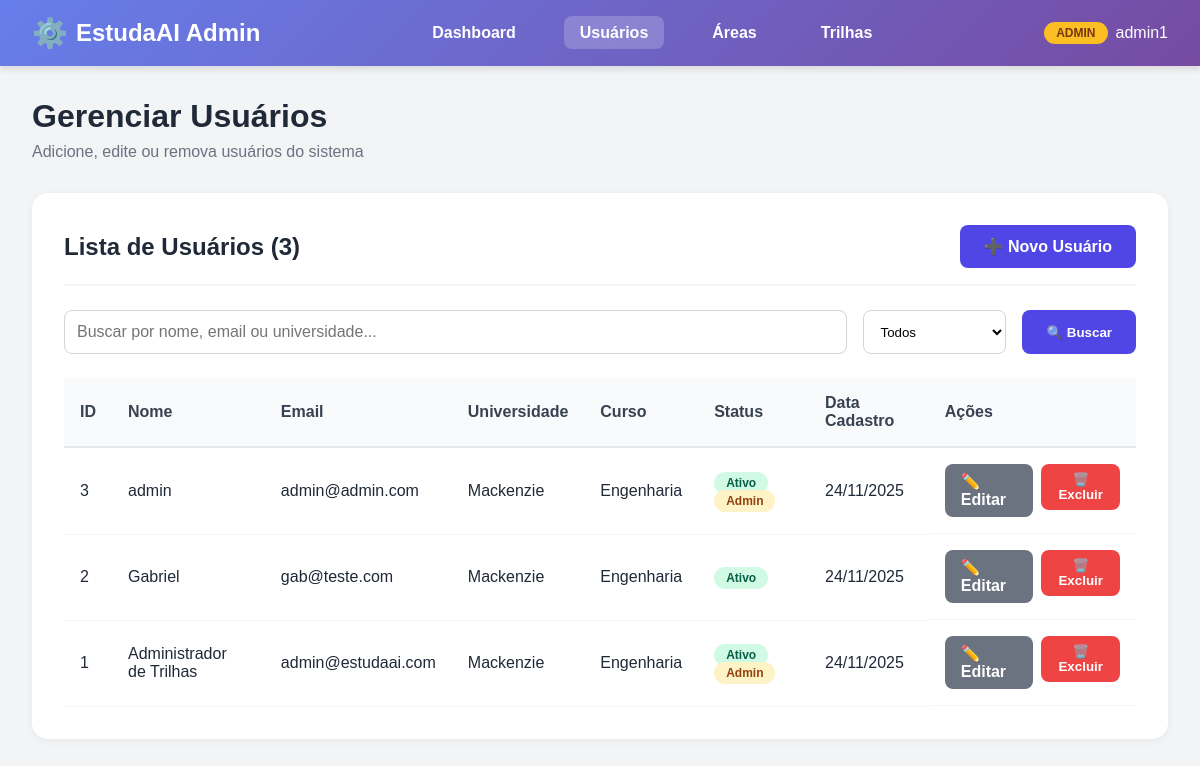
The page /usuarios/admin-panel/usuarios/ (signed in) on the database its author committed.
### usuarios/models.py (models this page shows, shortened)
class Usuario(AbstractUser):  # criação de uma classe usuário
    nome = models.CharField(max_length=100)  # Nome completo do usuário
    email = models.EmailField(unique=True)  # Email único no sistema
    universidade = models.CharField(max_length=255)  # Nome da universidade
    curso = models.CharField(max_length=255)  # Nome do curso
    ano_formatura = models.IntegerField(
        null=True,
        blank=True,  # Permite valores vazios
        validators=[
            MinValueValidator(2000),
            MaxValueValidator(2060),
        ],  # Entre 2000 e 2060
    )
    idade = models.IntegerField(
        null=True,
        blank=True,  # Permite valores vazios
        validators=[MinValueValidator(8), MaxValueValidator(100)],  # Entre 8 e 100 anos
    )
    REQUIRED_FIELDS = [
        "nome",
        "email",
        "universidade",
        "curso",
        "ano_formatura",
        "idade",
    ]

### usuarios/views.py (the view, shortened to what this page needs)
@login_required(login_url="login")
@user_passes_test(user_is_staff, login_url="dashboard")
def admin_usuarios_list(request):
    usuarios = Usuario.objects.all().order_by("-date_joined")
    query = request.GET.get("q")
    filtro = request.GET.get("filtro")
    if filtro == "ativos":
        usuarios = usuarios.filter(is_active=True)
    elif filtro == "inativos":
        usuarios = usuarios.filter(is_active=False)
    elif filtro == "staff":
        usuarios = usuarios.filter(is_staff=True)
    paginator = Paginator(usuarios, 15)  # 15 por página
    page_number = request.GET.get("page")
    page_obj = paginator.get_page(page_number)
    return render(request, "usuarios/admin/usuarios_list.html", {"page_obj": page_obj})

### usuarios/views.py (called while the page is built)
def user_is_staff(user):
    return user.is_staff

### usuarios/templates/usuarios/admin/usuarios_list.html (shortened to what this page needs)
{% load static %}
<!DOCTYPE html>
<html lang="pt-BR">
<head>
    <link rel="stylesheet" href="{% static 'usuarios/admin-style.css' %}">
</head>
<body>
    <header class="admin-navbar">
        <nav class="admin-nav-container">
            <a href="{% url 'admin_dashboard' %}" class="admin-logo">EstudaAI Admin</a>
            <ul class="admin-menu">
                <li><a href="{% url 'admin_dashboard' %}">Dashboard</a></li>
                <li><a href="{% url 'admin_usuarios_list' %}" class="active">Usuários</a></li>
                <li><a href="{% url 'admin_areas_list' %}">Áreas</a></li>
                <li><a href="{% url 'admin_trilhas_list' %}">Trilhas</a></li>
            </ul>
            <div class="admin-user-info">
                <span class="admin-badge">ADMIN</span>
                <span>{{ user.username }}</span>
            </div>
        </nav>
    </header>
    <main class="admin-container">
        <div class="admin-header">
            <h1 class="admin-title">Gerenciar Usuários</h1>
            <p class="admin-subtitle">Adicione, edite ou remova usuários do sistema</p>
        </div>
        <div class="admin-card">
            <div class="card-header">
                <h2 class="card-title">Lista de Usuários ({{ page_obj.paginator.count }})</h2>
                <a href="{% url 'admin_usuario_create' %}" class="btn-primary">➕ Novo Usuário</a>
            </div>
            <form method="GET" class="search-bar">
                <input
                    type="text"
                    name="q"
                    class="search-input"
                    placeholder="Buscar por nome, email ou universidade..."
                    value="{{ request.GET.q }}"
                >
                <select name="filtro" class="filter-select">
                    <option value="">Todos</option>
                </select>
                <button type="submit" class="btn-primary">🔍 Buscar</button>
            </form>
            <div class="table-container">
                <table class="admin-table">
                    <thead>
                        <tr>
                            <th>ID</th>
                            <th>Nome</th>
                            <th>Email</th>
                            <th>Universidade</th>
                            <th>Curso</th>
                            <th>Status</th>
                            <th>Data Cadastro</th>
                            <th>Ações</th>
                        </tr>
                    </thead>
                    <tbody>
                        {% for usuario in page_obj %}
                        <tr>
                            <td>{{ usuario.id }}</td>
                            <td>{{ usuario.nome }}</td>
                            <td>{{ usuario.email }}</td>
                            <td>{{ usuario.universidade }}</td>
                            <td>{{ usuario.curso }}</td>
                            <td>
                                {% if usuario.is_active %}
                                <span class="badge success">Ativo</span>
                                {% else %}
                                <span class="badge danger">Inativo</span>
                                {% endif %}
                                {% if usuario.is_staff %}
                                <span class="badge warning">Admin</span>
                                {% endif %}
                            </td>
                            <td>{{ usuario.date_joined|date:"d/m/Y" }}</td>
                            <td class="table-actions">
                                <a href="{% url 'admin_usuario_edit' usuario.id %}" class="btn-secondary">✏️ Editar</a>
                                <form method="POST" action="{% url 'admin_usuario_delete' usuario.id %}" style="display: inline;" onsubmit="return confirm('Tem certeza que deseja excluir este usuário?');">
                                    <button type="submit" class="btn-danger">🗑️ Excluir</button>
                                </form>
                            </td>
                        </tr>
                        {% endfor %}
                    </tbody>
                </table>
            </div>
        </div>
    </main>
</body>
</html>

### usuarios/static/usuarios/admin-style.css (style rules this page uses)
* { margin: 0; padding: 0; box-sizing: border-box; font-family: sans-serif; }
body { background-color: #f3f4f6; color: #1f2937; }
.admin-navbar { background: linear-gradient(135deg, #667eea 0%, #764ba2 100%); box-shadow: 0 4px 6px rgba(0,0,0,0.1); position: sticky; top: 0; z-index: 50; }
.admin-nav-container { max-width: 1400px; margin: 0 auto; padding: 1rem 2rem; display: flex; align-items: center; justify-content: space-between; }
.admin-logo { font-size: 1.5rem; font-weight: bold; color: white; text-decoration: none; display: flex; align-items: center; gap: 0.5rem; }
.admin-logo::before { content: "⚙️"; font-size: 1.8rem; }
.admin-menu { list-style: none; display: flex; gap: 2rem; }
.admin-menu a { color: white; text-decoration: none; font-weight: 600; padding: 0.5rem 1rem; border-radius: 0.5rem; transition: background 0.3s; }
.admin-menu a:hover, .admin-menu a.active { background: rgba(255, 255, 255, 0.2); }
.admin-user-info { color: white; display: flex; align-items: center; gap: 0.5rem; }
.admin-badge { background: #fbbf24; color: #78350f; padding: 0.25rem 0.75rem; border-radius: 1rem; font-size: 0.75rem; font-weight: bold; }
.admin-container { max-width: 1400px; margin: 2rem auto; padding: 0 2rem; }
.admin-header { margin-bottom: 2rem; }
.admin-title { font-size: 2rem; font-weight: bold; color: #1f2937; margin-bottom: 0.5rem; }
.admin-subtitle { color: #6b7280; font-size: 1rem; }
.admin-card { background: white; padding: 2rem; border-radius: 1rem; box-shadow: 0 2px 8px rgba(0,0,0,0.05); margin-bottom: 2rem; }
.card-header { display: flex; justify-content: space-between; align-items: center; margin-bottom: 1.5rem; padding-bottom: 1rem; border-bottom: 2px solid #f3f4f6; }
.card-title { font-size: 1.5rem; font-weight: bold; color: #1f2937; }
.btn-primary { background: #4f46e5; color: white; padding: 0.75rem 1.5rem; border: none; border-radius: 0.5rem; font-weight: 600; cursor: pointer; text-decoration: none; display: inline-flex; align-items: center; gap: 0.5rem; transition: background 0.3s; }
.btn-secondary { background: #6b7280; color: white; padding: 0.5rem 1rem; border: none; border-radius: 0.5rem; font-weight: 600; cursor: pointer; text-decoration: none; transition: background 0.3s; }
.btn-danger { background: #ef4444; color: white; padding: 0.5rem 1rem; border: none; border-radius: 0.5rem; font-weight: 600; cursor: pointer; transition: background 0.3s; }
.table-container { overflow-x: auto; }
.admin-table { width: 100%; border-collapse: collapse; }
.admin-table thead { background: #f9fafb; }
.admin-table th { padding: 1rem; text-align: left; font-weight: 600; color: #374151; border-bottom: 2px solid #e5e7eb; }
.admin-table td { padding: 1rem; border-bottom: 1px solid #f3f4f6; }
.table-actions { display: flex; gap: 0.5rem; }
.badge { padding: 0.25rem 0.75rem; border-radius: 1rem; font-size: 0.75rem; font-weight: 600; }
.badge.success { background: #d1fae5; color: #065f46; }
.badge.warning { background: #fef3c7; color: #92400e; }
.search-bar { display: flex; gap: 1rem; margin-bottom: 1.5rem; }
.search-input { flex: 1; padding: 0.75rem; border: 1px solid #d1d5db; border-radius: 0.5rem; font-size: 1rem; }
.filter-select { padding: 0.75rem; border: 1px solid #d1d5db; border-radius: 0.5rem; background: white; }

### rows shown on the page
Usuario: username "admin1", id "1", nome "Administrador de Trilhas", email "admin@estudaai.com", universidade "Mackenzie", curso "Engenharia", is_active "Ativo", is_staff "Admin", date_joined "24/11/2025"
Usuario: id "3", nome "admin", email "admin@admin.com", universidade "Mackenzie", curso "Engenharia", is_active "Ativo", is_staff "Admin", date_joined "24/11/2025"
Usuario: id "2", nome "Gabriel", email "gab@teste.com", universidade "Mackenzie", curso "Engenharia", is_active "Ativo", date_joined "24/11/2025"

### other values the page prints
{{ page_obj.paginator.count }} "3"
